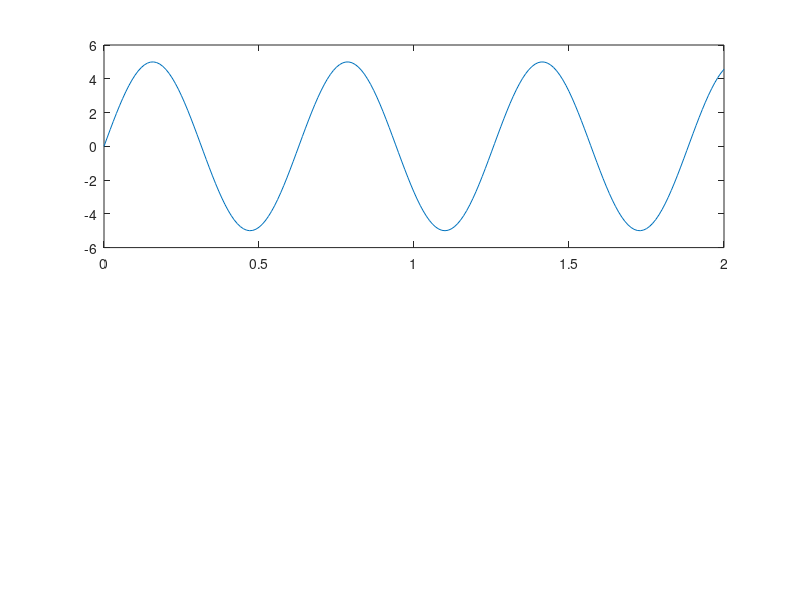

This chart was generated by the following MATLAB code: (Note: this script raises an error after producing the figure.)
%% Example script for using genInhomogenousPoisson
% genInhomogenousPoisson uses a deletion method for generating poisson spikes so it's quite fast but
% the way it's written was specified for the replay generative model and sort of hacky since we were
% going back and forth between position based and time based algorithms. (see pfmodel2 line 222)
% 
% Anyways, here I'll show a simple example of how to use it (and if need be alter it) so that it can
% be used in other situations.
%
% youkitan 2016-05-01 first
%
%
%% TL;DR EXAMPLE

% specify your rate function. For example, a sine wave:
tvec = 0:.01:2; %some time vector
ratefunc = @(t) 5*sin(10*t); %arbitrary function

% check that the function works
time_rate = ratefunc(tvec);
figure; subplot(2,1,1)
plot(tvec,time_rate)

% initiate input variables
max_rate = max(time_rate); %get it from the rate function;
total_time = tvec(end)-tvec(1); %just get it from your tvec

% generate spikes
spiketimes = genInhomogeneousPoisson(max_rate,total_time,ratefunc);
S = ts; S.t = spiketimes; %convert to ts struct for easy plotting

% check that it make sense
subplot(2,1,2); PlotSpikeRaster2([],S); 
axis([tvec(1),tvec(end),0,2]) %align axis with rate function



%% IN DEPTH EXAMPLE (as used in pfmodel2)
% total_time needs to be a duration but it can be extracted from an interval...
t1 = 0.5;
t2 = 2.5;
total_time = t2-t1;

% ratefunc is any function that takes a 1xN time vector as an input and returns a 1xN rate vector.
% Originally it was designed so that we had a function which created rates based on a position
% vector such as a gaussian function...
ratefunc1 = @(x, a, b, c) a.*exp(-(x-b).^2/(2*(c.^2)));

% we can simulate a place field as such:
tvec = t1:.01:t2; % 
pvec = 5*tvec; % position moves at a constant speed of 5
center = 8; %center position of gaussian
std = 1; %width of gaussian
max_rate = 10; %this will set the hight of the rate function as you'll see
pos_rate = ratefunc1(pvec,max_rate,center,std);

% you can see here that the rate function has a gaussian relationship with position
figure; subplot(3,1,1)
plotyy(tvec,pvec,tvec,pos_rate);

% then to use the spike generator we revert it to a time based function. We can our defined rate
% function for position as follows...
ratefunc2 = @(t) ratefunc1(interp1(tvec,pvec,t),max_rate,center,std);

% or if you have a given position vector (e.g., position tsd) and a tuning curve, you can
% interpolate the rate at a given time
ratefunc2 = @(t) interp1(pvec,pos_rate,interp1(tvec,pvec,t));


% you can see here that it returns the same thing as the "position" version...
time_rate = ratefunc2(tvec);
subplot(3,1,2); plot(tvec,time_rate);

% this means that you can actually use empirical place field distributions and convert them into a
% time-based rate function. Now you can use the spike generator with this time-rate function
spiketimes = genInhomogeneousPoisson(max_rate,total_time,ratefunc2);
S = ts; S.t = spiketimes; %convert to ts struct for easy plotting

% viola!
subplot(3,1,3); h2 = PlotSpikeRaster2([],S); 
axis([0.5,2.5,0,2]) %align axis with rate function

%% BONUS

% you can also simulate large batches of spiking with the nTrials parameter

% if one is interested, the gamma-poisson distribution (commented out in the function) generates a
% similar distribution of spike but with greater variance (depending on the beta parameter)


